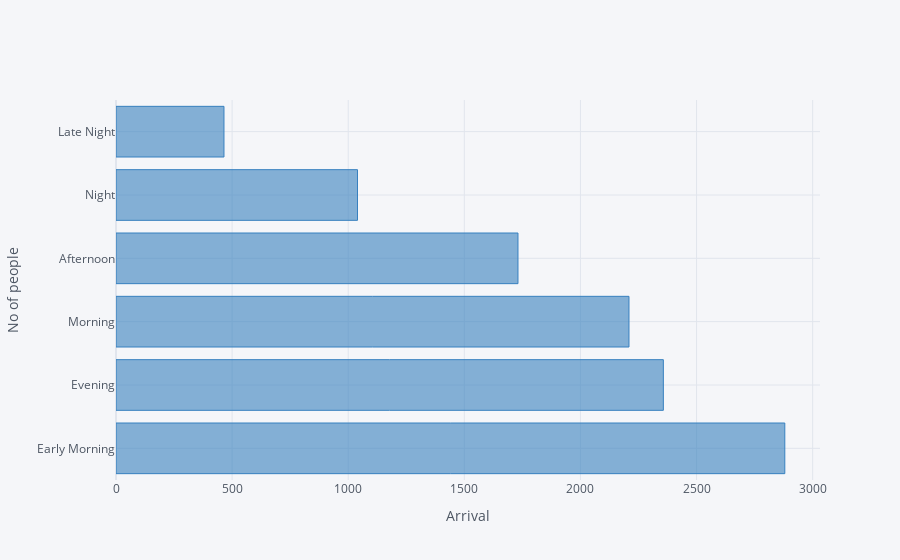

Notebook cell for this chart:
### Code cell
data['Dep_Time_hour'].apply(flight_dep_time).value_counts().iplot(kind='barh', color = 'blue',yTitle='No of people' , xTitle='Arrival')#pie chart

### Figure 1 — Plotly figure (JSON) as saved in the notebook; plotly's stock layout.template omitted (floating-point values rounded to 4 significant figures)
{"data": [{"marker": {"color": "rgba(55, 128, 191, 0.6)", "line": {"color": "rgba(55, 128, 191, 1.0)", "width": 1}}, "name": "Dep_Time_hour", "orientation": "h", "text": "", "type": "bar", "x": [2880, 2357, 2209, 1731, 1040, 465], "y": ["Early Morning", "Evening", "Morning", "Afternoon", "Night", "Late Night"]}], "layout": {"legend": {"bgcolor": "#F5F6F9", "font": {"color": "#4D5663"}}, "paper_bgcolor": "#F5F6F9", "plot_bgcolor": "#F5F6F9", "title": {"font": {"color": "#4D5663"}}, "xaxis": {"gridcolor": "#E1E5ED", "showgrid": true, "tickfont": {"color": "#4D5663"}, "title": {"font": {"color": "#4D5663"}, "text": "Arrival"}, "zerolinecolor": "#E1E5ED"}, "yaxis": {"gridcolor": "#E1E5ED", "showgrid": true, "tickfont": {"color": "#4D5663"}, "title": {"font": {"color": "#4D5663"}, "text": "No of people"}, "zerolinecolor": "#E1E5ED"}}}
